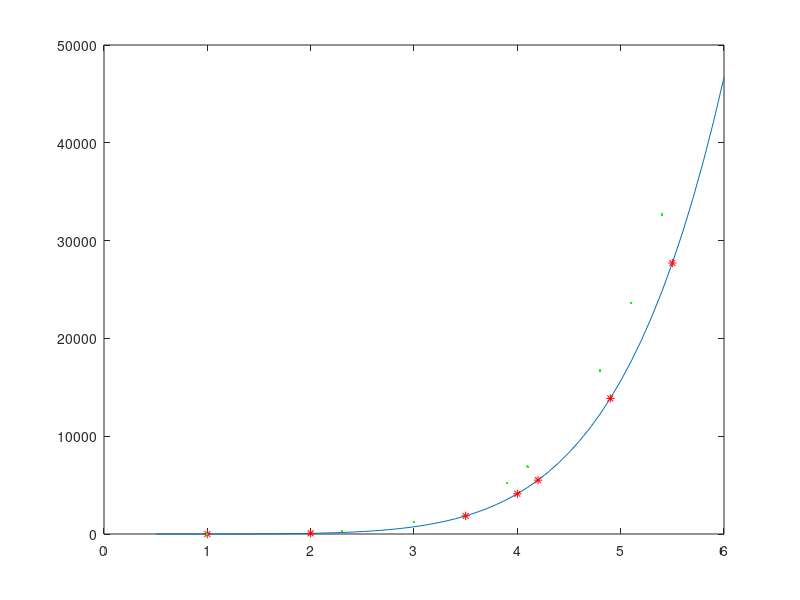

Write the MATLAB code that produced this figure.
clear all
clc

x_i = [1 2 3.5 4 4.2 4.9 5.5];
y_i = x_i.^(2) + x_i.^(6);


R = ones(size(x_i, 2), size(x_i, 2));
for i = 1:size(x_i, 2)
	for j = 1:size(x_i, 2)-1
		R(i, j+1) = x_i(i)^(j);
	end
end
y_ = y_i.';
factor = zeros(1, size(x_i,2));
R_denominator = norm(R);
for k = 1:size(x_i, 2)
	R_numerator = R;
	R_numerator(:, k) = y_;
	factor(k) = norm(R_numerator)/R_denominator;
end

x_o = [1 2.3 3 3.9 4.1 4.8 5.1 5.4];
sum = zeros(1,size(x_o,2));
for l = 1:size(x_o,2)
	for m = 1:size(x_i,2)
		sum(l) = sum(l) + (factor(m) * x_o(l)^(m-1));
	end
end

x = 0.5:0.1:6;
y = x.^(2) + x.^(6);
plot(x,y)
hold on
plot(x_i,y_i,'r*')
plot(x_o,sum,'g.')
